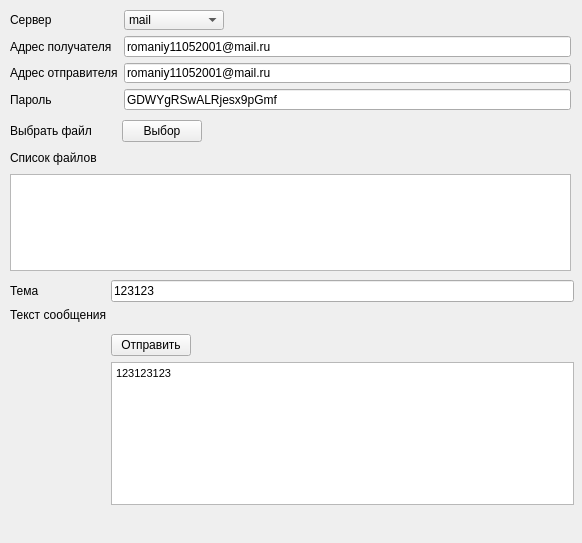
<?xml version="1.0" encoding="UTF-8"?>
<ui version="4.0">
 <class>MainWindow</class>
 <widget class="QMainWindow" name="MainWindow">
  <property name="geometry">
   <rect>
    <x>0</x>
    <y>0</y>
    <width>582</width>
    <height>543</height>
   </rect>
  </property>
  <property name="windowTitle">
   <string>MainWindow</string>
  </property>
  <widget class="QWidget" name="centralwidget">
   <widget class="QWidget" name="layoutWidget">
    <property name="geometry">
     <rect>
      <x>10</x>
      <y>280</y>
      <width>564</width>
      <height>225</height>
     </rect>
    </property>
    <layout class="QFormLayout" name="formLayout_2">
     <item row="0" column="0">
      <widget class="QLabel" name="qweq">
       <property name="text">
        <string>Тема                    </string>
       </property>
      </widget>
     </item>
     <item row="0" column="1">
      <widget class="QLineEdit" name="msg_subj">
       <property name="text">
        <string>123123</string>
       </property>
      </widget>
     </item>
     <item row="2" column="0" colspan="2">
      <widget class="QLabel" name="qweqwe">
       <property name="text">
        <string>Текст сообщения</string>
       </property>
      </widget>
     </item>
     <item row="3" column="1">
      <layout class="QFormLayout" name="formLayout">
       <item row="0" column="0">
        <spacer name="verticalSpacer">
         <property name="orientation">
          <enum>Qt::Vertical</enum>
         </property>
         <property name="sizeHint" stdset="0">
          <size>
           <width>20</width>
           <height>40</height>
          </size>
         </property>
        </spacer>
       </item>
       <item row="1" column="0">
        <widget class="QPushButton" name="btn_send">
         <property name="text">
          <string>Отправить</string>
         </property>
        </widget>
       </item>
      </layout>
     </item>
     <item row="4" column="1">
      <widget class="QTextEdit" name="msg_text">
       <property name="html">
        <string>&lt;!DOCTYPE HTML PUBLIC &quot;-//W3C//DTD HTML 4.0//EN&quot; &quot;http://www.w3.org/TR/REC-html40/strict.dtd&quot;&gt;
&lt;html&gt;&lt;head&gt;&lt;meta name=&quot;qrichtext&quot; content=&quot;1&quot; /&gt;&lt;style type=&quot;text/css&quot;&gt;
p, li { white-space: pre-wrap; }
&lt;/style&gt;&lt;/head&gt;&lt;body style=&quot; font-family:'MS Shell Dlg 2'; font-size:8.25pt; font-weight:400; font-style:normal;&quot;&gt;
&lt;p style=&quot; margin-top:0px; margin-bottom:0px; margin-left:0px; margin-right:0px; -qt-block-indent:0; text-indent:0px;&quot;&gt;123123123&lt;/p&gt;&lt;/body&gt;&lt;/html&gt;</string>
       </property>
      </widget>
     </item>
    </layout>
   </widget>
   <widget class="QWidget" name="layoutWidget">
    <property name="geometry">
     <rect>
      <x>10</x>
      <y>10</y>
      <width>561</width>
      <height>100</height>
     </rect>
    </property>
    <layout class="QGridLayout" name="gridLayout">
     <item row="0" column="0">
      <widget class="QLabel" name="label">
       <property name="text">
        <string>Сервер</string>
       </property>
      </widget>
     </item>
     <item row="0" column="1">
      <widget class="QComboBox" name="comboBox">
       <property name="minimumSize">
        <size>
         <width>100</width>
         <height>20</height>
        </size>
       </property>
       <property name="maximumSize">
        <size>
         <width>100</width>
         <height>20</height>
        </size>
       </property>
       <property name="font">
        <font>
         <kerning>false</kerning>
        </font>
       </property>
       <item>
        <property name="text">
         <string>mail</string>
        </property>
       </item>
       <item>
        <property name="text">
         <string>yandex</string>
        </property>
       </item>
       <item>
        <property name="text">
         <string>gmail</string>
        </property>
       </item>
      </widget>
     </item>
     <item row="0" column="2">
      <spacer name="horizontalSpacer">
       <property name="orientation">
        <enum>Qt::Horizontal</enum>
       </property>
       <property name="sizeHint" stdset="0">
        <size>
         <width>200</width>
         <height>20</height>
        </size>
       </property>
      </spacer>
     </item>
     <item row="1" column="0">
      <widget class="QLabel" name="qweqweqw_3">
       <property name="text">
        <string>Адрес получателя</string>
       </property>
      </widget>
     </item>
     <item row="1" column="1" colspan="2">
      <widget class="QLineEdit" name="addr_to">
       <property name="text">
        <string>romaniy11052001@mail.ru</string>
       </property>
      </widget>
     </item>
     <item row="2" column="0">
      <widget class="QLabel" name="qweqweqw">
       <property name="text">
        <string>Адрес отправителя</string>
       </property>
      </widget>
     </item>
     <item row="2" column="1" colspan="2">
      <widget class="QLineEdit" name="addr_from">
       <property name="text">
        <string>romaniy11052001@mail.ru</string>
       </property>
      </widget>
     </item>
     <item row="3" column="0">
      <widget class="QLabel" name="qweqweqw_2">
       <property name="text">
        <string>Пароль</string>
       </property>
      </widget>
     </item>
     <item row="3" column="1" colspan="2">
      <widget class="QLineEdit" name="password">
       <property name="text">
        <string>GDWYgRSwALRjesx9pGmf</string>
       </property>
      </widget>
     </item>
    </layout>
   </widget>
   <widget class="QWidget" name="layoutWidget">
    <property name="geometry">
     <rect>
      <x>10</x>
      <y>120</y>
      <width>561</width>
      <height>151</height>
     </rect>
    </property>
    <layout class="QGridLayout" name="gridLayout_2">
     <item row="0" column="0">
      <widget class="QLabel" name="label_2">
       <property name="text">
        <string>Выбрать файл       </string>
       </property>
      </widget>
     </item>
     <item row="0" column="1">
      <widget class="QPushButton" name="btn_load">
       <property name="text">
        <string>Выбор</string>
       </property>
      </widget>
     </item>
     <item row="0" column="2">
      <spacer name="horizontalSpacer_2">
       <property name="orientation">
        <enum>Qt::Horizontal</enum>
       </property>
       <property name="sizeHint" stdset="0">
        <size>
         <width>200</width>
         <height>20</height>
        </size>
       </property>
      </spacer>
     </item>
     <item row="1" column="0">
      <widget class="QLabel" name="label_3">
       <property name="text">
        <string>Список файлов</string>
       </property>
      </widget>
     </item>
     <item row="1" column="1" colspan="2">
      <spacer name="horizontalSpacer_3">
       <property name="orientation">
        <enum>Qt::Horizontal</enum>
       </property>
       <property name="sizeHint" stdset="0">
        <size>
         <width>200</width>
         <height>20</height>
        </size>
       </property>
      </spacer>
     </item>
     <item row="2" column="0" colspan="3">
      <widget class="QListView" name="listView"/>
     </item>
    </layout>
   </widget>
  </widget>
  <widget class="QMenuBar" name="menubar">
   <property name="geometry">
    <rect>
     <x>0</x>
     <y>0</y>
     <width>582</width>
     <height>21</height>
    </rect>
   </property>
  </widget>
 </widget>
 <resources/>
 <connections/>
</ui>
